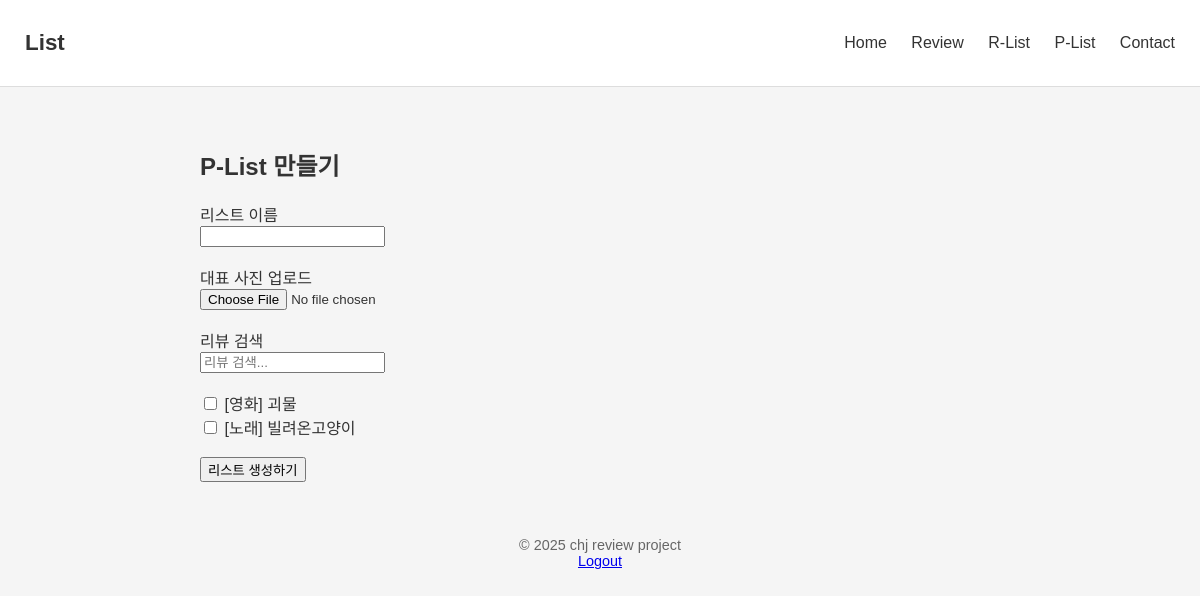
The page /plist/create/ (signed in) on the database as committed earlier.
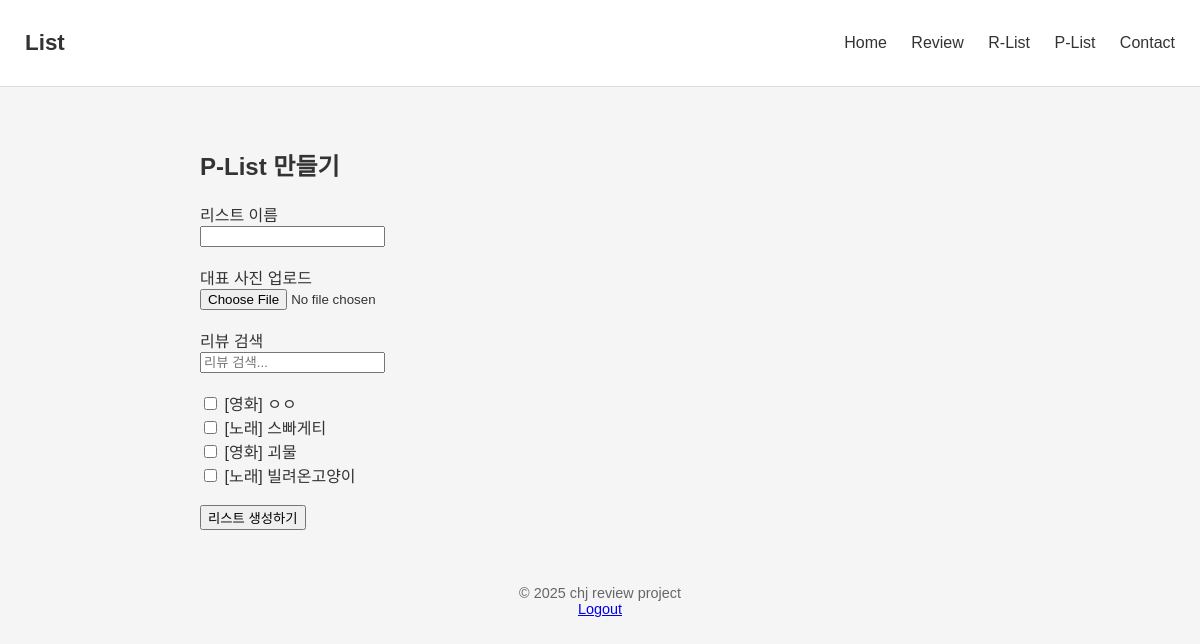
The same page on the database as committed later.
### main/models.py (models this page shows, shortened)
class Review(models.Model):
    CATEGORY_CHOICES = [
        ('movie', '영화'),
        ('book', '도서'),
        ('music', '노래'),
    ]
    category = models.CharField(max_length=20, choices=CATEGORY_CHOICES)
    title = models.CharField(max_length=200)
    content = models.TextField()
    created_at = models.DateTimeField(auto_now_add=True)
    author = models.CharField(max_length=50)
    rating = models.IntegerField(default=0) #별점 남기기 기능

### main/views.py (the view, shortened to what this page needs)
# urls.py: path('plist/create/', views.plist_create, name='plist_create'),
@login_required
def plist_create(request):
    reviews = Review.objects.all().order_by('-created_at')
    if request.method == "POST":
        form = PersonalListForm(request.POST, request.FILES)
        if form.is_valid():
            plist = form.save()
            selected_reviews = request.POST.getlist("selected_reviews")
            plist.reviews.set(selected_reviews)
            return redirect("plist_list")
    else:
        form = PersonalListForm()
    return render(request, "main/plist_create.html", {
        "form": form,
        "reviews": reviews
    })

### main/forms.py
class PersonalListForm(forms.ModelForm):
    class Meta:
        model = PersonalList
        fields = ['title', 'cover_image']

### main/templates/main/plist_create.html (shortened to what this page needs)
{% extends "main/base.html" %}
{% block content %}
<h2>P-List 만들기</h2>
<form method="POST" enctype="multipart/form-data">
    <label>리스트 이름</label><br>
    <input type="text" name="title" required>
    <br><br><label>대표 사진 업로드</label><br>
    <input type="file" name="cover_image" accept="image/*"><br><br>
    <label>리뷰 검색</label><br>
    <input type="text" id="reviewSearch" placeholder="리뷰 검색...">
    <br><br>
    <div id="reviewList">
        {% for review in reviews %}
            <div class="review-item"
                 data-search="{{ review.title }} {{ review.author }} {{ review.content }} {{ review.get_category_display }}">
                <label>
                    <input type="checkbox" name="reviews" value="{{ review.id }}">
                    [{{ review.get_category_display }}] {{ review.title }}
                </label>
            </div>
        {% endfor %}
    </div>
    <br>
    <button type="submit">리스트 생성하기</button>
</form>
{% endblock %}

Rows that differ between the two databases and show on the page:
added Review: category "영화", title "ㅇㅇ"
added Review: category "노래", title "스빠게티"
